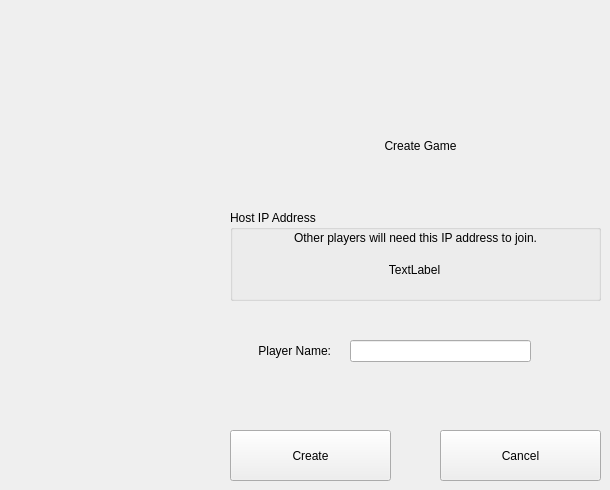
   <widget class="QWidget" name="createGameMenu">
    <widget class="QLabel" name="createGameLabel">
     <property name="geometry">
      <rect>
       <x>240</x>
       <y>110</y>
       <width>361</width>
       <height>71</height>
      </rect>
     </property>
     <property name="styleSheet">
      <string notr="true">font: 20pt &quot;MS Shell Dlg 2&quot;;</string>
     </property>
     <property name="text">
      <string>Create Game</string>
     </property>
     <property name="alignment">
      <set>Qt::AlignCenter</set>
     </property>
    </widget>
    <widget class="QGroupBox" name="hostIpAddressBox">
     <property name="geometry">
      <rect>
       <x>230</x>
       <y>210</y>
       <width>371</width>
       <height>91</height>
      </rect>
     </property>
     <property name="title">
      <string>Host IP Address</string>
     </property>
     <widget class="QLabel" name="ipNotificationLabel">
      <property name="geometry">
       <rect>
        <x>20</x>
        <y>20</y>
        <width>331</width>
        <height>16</height>
       </rect>
      </property>
      <property name="text">
       <string>Other players will need this IP address to join.</string>
      </property>
      <property name="alignment">
       <set>Qt::AlignCenter</set>
      </property>
     </widget>
     <widget class="QLabel" name="ipAddressLabel">
      <property name="geometry">
       <rect>
        <x>14</x>
        <y>50</y>
        <width>341</width>
        <height>20</height>
       </rect>
      </property>
      <property name="text">
       <string>TextLabel</string>
      </property>
      <property name="alignment">
       <set>Qt::AlignCenter</set>
      </property>
     </widget>
    </widget>
    <widget class="QPushButton" name="createButton">
     <property name="geometry">
      <rect>
       <x>230</x>
       <y>430</y>
       <width>161</width>
       <height>51</height>
      </rect>
     </property>
     <property name="text">
      <string>Create</string>
     </property>
    </widget>
    <widget class="QPushButton" name="cancelButton">
     <property name="geometry">
      <rect>
       <x>440</x>
       <y>430</y>
       <width>161</width>
       <height>51</height>
      </rect>
     </property>
     <property name="text">
      <string>Cancel</string>
     </property>
    </widget>
    <widget class="QLabel" name="playerNameLabel">
     <property name="geometry">
      <rect>
       <x>200</x>
       <y>330</y>
       <width>131</width>
       <height>41</height>
      </rect>
     </property>
     <property name="text">
      <string>Player Name:</string>
     </property>
     <property name="alignment">
      <set>Qt::AlignRight|Qt::AlignTrailing|Qt::AlignVCenter</set>
     </property>
    </widget>
    <widget class="QLineEdit" name="gameHostName">
     <property name="geometry">
      <rect>
       <x>350</x>
       <y>340</y>
       <width>181</width>
       <height>22</height>
      </rect>
     </property>
    </widget>
   </widget>
